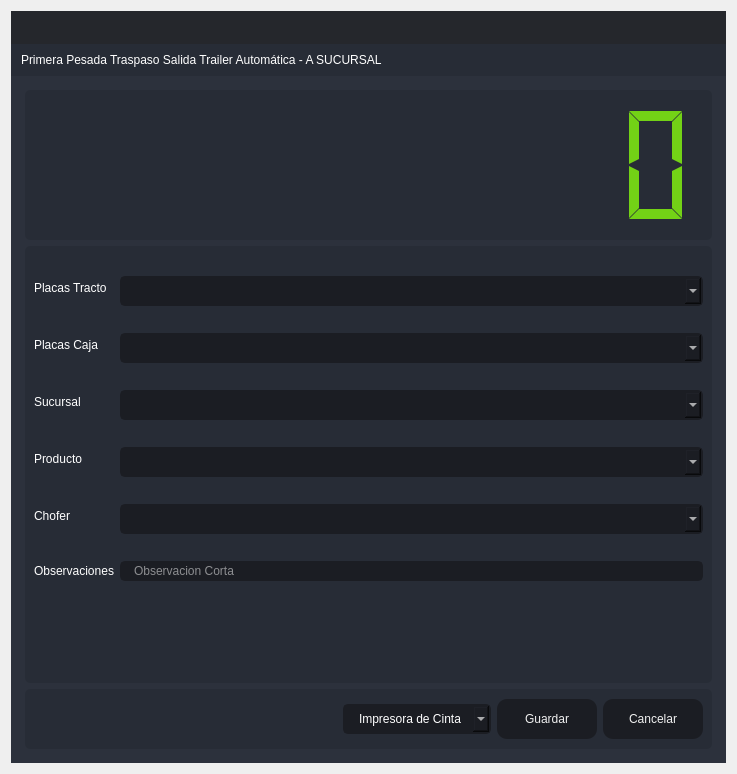
<?xml version="1.0" encoding="UTF-8"?>
<ui version="4.0">
 <class>ticket_sucursal</class>
 <widget class="QDialog" name="ticket_sucursal">
  <property name="windowModality">
   <enum>Qt::ApplicationModal</enum>
  </property>
  <property name="geometry">
   <rect>
    <x>0</x>
    <y>0</y>
    <width>737</width>
    <height>774</height>
   </rect>
  </property>
  <property name="minimumSize">
   <size>
    <width>737</width>
    <height>774</height>
   </size>
  </property>
  <property name="maximumSize">
   <size>
    <width>737</width>
    <height>774</height>
   </size>
  </property>
  <property name="windowTitle">
   <string>Primera Pesada Traspaso Trailer Automática</string>
  </property>
  <layout class="QVBoxLayout" name="verticalLayout_6">
   <item>
    <widget class="QFrame" name="frame_main">
     <property name="styleSheet">
      <string notr="true">/* LINE EDIT */
QLineEdit {
	background-color: rgb(27, 29, 35);
	border-radius: 5px;
	border: 2px solid rgb(27, 29, 35);
	padding-left: 10px;
}
QLineEdit:hover {
	border: 2px solid rgb(64, 71, 88);
}
QLineEdit:focus {
	border: 2px solid rgb(91, 101, 124);
}

/* SCROLL BARS */
QScrollBar:horizontal {
    border: none;
    background: rgb(52, 59, 72);
    height: 14px;
    margin: 0px 21px 0 21px;
	border-radius: 0px;
}
QScrollBar::handle:horizontal {
    background: rgb(85, 170, 255);
    min-width: 25px;
	border-radius: 7px
}
QScrollBar::add-line:horizontal {
    border: none;
    background: rgb(55, 63, 77);
    width: 20px;
	border-top-right-radius: 7px;
    border-bottom-right-radius: 7px;
    subcontrol-position: right;
    subcontrol-origin: margin;
}
QScrollBar::sub-line:horizontal {
    border: none;
    background: rgb(55, 63, 77);
    width: 20px;
	border-top-left-radius: 7px;
    border-bottom-left-radius: 7px;
    subcontrol-position: left;
    subcontrol-origin: margin;
}
QScrollBar::up-arrow:horizontal, QScrollBar::down-arrow:horizontal
{
     background: none;
}
QScrollBar::add-page:horizontal, QScrollBar::sub-page:horizontal
{
     background: none;
}
 QScrollBar:vertical {
	border: none;
    background: rgb(52, 59, 72);
    width: 14px;
    margin: 21px 0 21px 0;
	border-radius: 0px;
 }
 QScrollBar::handle:vertical {	
	background: rgb(85, 170, 255);
    min-height: 25px;
	border-radius: 7px
 }
 QScrollBar::add-line:vertical {
     border: none;
    background: rgb(55, 63, 77);
     height: 20px;
	border-bottom-left-radius: 7px;
    border-bottom-right-radius: 7px;
     subcontrol-position: bottom;
     subcontrol-origin: margin;
 }
 QScrollBar::sub-line:vertical {
	border: none;
    background: rgb(55, 63, 77);
     height: 20px;
	border-top-left-radius: 7px;
    border-top-right-radius: 7px;
     subcontrol-position: top;
     subcontrol-origin: margin;
 }
 QScrollBar::up-arrow:vertical, QScrollBar::down-arrow:vertical {
     background: none;
 }

 QScrollBar::add-page:vertical, QScrollBar::sub-page:vertical {
     background: none;
 }

/* CHECKBOX */
QCheckBox::indicator {
    border: 3px solid rgb(52, 59, 72);
	width: 15px;
	height: 15px;
	border-radius: 10px;
    background: rgb(44, 49, 60);
}
QCheckBox::indicator:hover {
    border: 3px solid rgb(58, 66, 81);
}
QCheckBox::indicator:checked {
    background: 3px solid rgb(52, 59, 72);
	border: 3px solid rgb(52, 59, 72);	
	background-image: url(:/16x16/icons/16x16/cil-check-alt.png);
}

/* RADIO BUTTON */
QRadioButton::indicator {
    border: 3px solid rgb(52, 59, 72);
	width: 15px;
	height: 15px;
	border-radius: 10px;
    background: rgb(44, 49, 60);
}
QRadioButton::indicator:hover {
    border: 3px solid rgb(58, 66, 81);
}
QRadioButton::indicator:checked {
    background: 3px solid rgb(94, 106, 130);
	border: 3px solid rgb(52, 59, 72);	
}

/* COMBOBOX */
QComboBox{
	background-color: rgb(27, 29, 35);
	border-radius: 5px;
	border: 2px solid rgb(27, 29, 35);
	padding: 5px;
	padding-left: 10px;
}
QComboBox:hover{
	border: 2px solid rgb(64, 71, 88);
}
QComboBox::drop-down {
	subcontrol-origin: padding;
	subcontrol-position: top right;
	width: 25px; 
	border-left-width: 3px;
	border-left-color: rgba(39, 44, 54, 150);
	border-left-style: solid;
	border-top-right-radius: 3px;
	border-bottom-right-radius: 3px;	
	background-image: url(:/16x16/icons/16x16/cil-arrow-bottom.png);
	background-position: center;
	background-repeat: no-reperat;
 }
QComboBox QAbstractItemView {
	color: rgb(85, 170, 255);	
	background-color: rgb(27, 29, 35);
	padding: 10px;
	selection-background-color: rgb(39, 44, 54);
}

/* SLIDERS */
QSlider::groove:horizontal {
    border-radius: 9px;
    height: 18px;
	margin: 0px;
	background-color: rgb(52, 59, 72);
}
QSlider::groove:horizontal:hover {
	background-color: rgb(55, 62, 76);
}
QSlider::handle:horizontal {
    background-color: rgb(85, 170, 255);
    border: none;
    height: 18px;
    width: 18px;
    margin: 0px;
	border-radius: 9px;
}
QSlider::handle:horizontal:hover {
    background-color: rgb(105, 180, 255);
}
QSlider::handle:horizontal:pressed {
    background-color: rgb(65, 130, 195);
}

QSlider::groove:vertical {
    border-radius: 9px;
    width: 18px;
    margin: 0px;
	background-color: rgb(52, 59, 72);
}
QSlider::groove:vertical:hover {
	background-color: rgb(55, 62, 76);
}
QSlider::handle:vertical {
    background-color: rgb(85, 170, 255);
	border: none;
    height: 18px;
    width: 18px;
    margin: 0px;
	border-radius: 9px;
}
QSlider::handle:vertical:hover {
    background-color: rgb(105, 180, 255);
}
QSlider::handle:vertical:pressed {
    background-color: rgb(65, 130, 195);
}

</string>
     </property>
     <property name="frameShape">
      <enum>QFrame::NoFrame</enum>
     </property>
     <property name="frameShadow">
      <enum>QFrame::Raised</enum>
     </property>
     <layout class="QVBoxLayout" name="verticalLayout">
      <property name="spacing">
       <number>0</number>
      </property>
      <property name="leftMargin">
       <number>0</number>
      </property>
      <property name="topMargin">
       <number>0</number>
      </property>
      <property name="rightMargin">
       <number>0</number>
      </property>
      <property name="bottomMargin">
       <number>0</number>
      </property>
      <item>
       <widget class="QFrame" name="frame_top">
        <property name="minimumSize">
         <size>
          <width>0</width>
          <height>65</height>
         </size>
        </property>
        <property name="maximumSize">
         <size>
          <width>16777215</width>
          <height>65</height>
         </size>
        </property>
        <property name="styleSheet">
         <string notr="true">background-color: transparent;</string>
        </property>
        <property name="frameShape">
         <enum>QFrame::NoFrame</enum>
        </property>
        <property name="frameShadow">
         <enum>QFrame::Raised</enum>
        </property>
        <layout class="QHBoxLayout" name="horizontalLayout_3">
         <property name="spacing">
          <number>0</number>
         </property>
         <property name="leftMargin">
          <number>0</number>
         </property>
         <property name="topMargin">
          <number>0</number>
         </property>
         <property name="rightMargin">
          <number>0</number>
         </property>
         <property name="bottomMargin">
          <number>0</number>
         </property>
         <item>
          <widget class="QFrame" name="frame_toggle">
           <property name="maximumSize">
            <size>
             <width>70</width>
             <height>16777215</height>
            </size>
           </property>
           <property name="styleSheet">
            <string notr="true">background-color: rgb(27, 29, 35);</string>
           </property>
           <property name="frameShape">
            <enum>QFrame::NoFrame</enum>
           </property>
           <property name="frameShadow">
            <enum>QFrame::Raised</enum>
           </property>
           <layout class="QVBoxLayout" name="verticalLayout_3">
            <property name="spacing">
             <number>0</number>
            </property>
            <property name="leftMargin">
             <number>0</number>
            </property>
            <property name="topMargin">
             <number>0</number>
            </property>
            <property name="rightMargin">
             <number>0</number>
            </property>
            <property name="bottomMargin">
             <number>0</number>
            </property>
           </layout>
          </widget>
         </item>
         <item>
          <widget class="QFrame" name="frame_top_right">
           <property name="styleSheet">
            <string notr="true">background: transparent;</string>
           </property>
           <property name="frameShape">
            <enum>QFrame::NoFrame</enum>
           </property>
           <property name="frameShadow">
            <enum>QFrame::Raised</enum>
           </property>
           <layout class="QVBoxLayout" name="verticalLayout_2">
            <property name="spacing">
             <number>0</number>
            </property>
            <property name="leftMargin">
             <number>0</number>
            </property>
            <property name="topMargin">
             <number>0</number>
            </property>
            <property name="rightMargin">
             <number>0</number>
            </property>
            <property name="bottomMargin">
             <number>0</number>
            </property>
            <item>
             <widget class="QFrame" name="frame_top_btns">
              <property name="maximumSize">
               <size>
                <width>16777215</width>
                <height>42</height>
               </size>
              </property>
              <property name="styleSheet">
               <string notr="true">background-color: rgba(27, 29, 35, 200)</string>
              </property>
              <property name="frameShape">
               <enum>QFrame::NoFrame</enum>
              </property>
              <property name="frameShadow">
               <enum>QFrame::Raised</enum>
              </property>
              <layout class="QHBoxLayout" name="horizontalLayout_4">
               <property name="spacing">
                <number>0</number>
               </property>
               <property name="leftMargin">
                <number>0</number>
               </property>
               <property name="topMargin">
                <number>0</number>
               </property>
               <property name="rightMargin">
                <number>0</number>
               </property>
               <property name="bottomMargin">
                <number>0</number>
               </property>
               <item>
                <widget class="QFrame" name="frame_label_top_btns">
                 <property name="sizePolicy">
                  <sizepolicy hsizetype="Expanding" vsizetype="Preferred">
                   <horstretch>0</horstretch>
                   <verstretch>0</verstretch>
                  </sizepolicy>
                 </property>
                 <property name="frameShape">
                  <enum>QFrame::NoFrame</enum>
                 </property>
                 <property name="frameShadow">
                  <enum>QFrame::Raised</enum>
                 </property>
                 <layout class="QHBoxLayout" name="horizontalLayout_10">
                  <property name="spacing">
                   <number>0</number>
                  </property>
                  <property name="leftMargin">
                   <number>5</number>
                  </property>
                  <property name="topMargin">
                   <number>0</number>
                  </property>
                  <property name="rightMargin">
                   <number>10</number>
                  </property>
                  <property name="bottomMargin">
                   <number>0</number>
                  </property>
                 </layout>
                </widget>
               </item>
               <item alignment="Qt::AlignRight">
                <widget class="QFrame" name="frame_btns_right">
                 <property name="sizePolicy">
                  <sizepolicy hsizetype="Expanding" vsizetype="Preferred">
                   <horstretch>0</horstretch>
                   <verstretch>0</verstretch>
                  </sizepolicy>
                 </property>
                 <property name="maximumSize">
                  <size>
                   <width>120</width>
                   <height>16777215</height>
                  </size>
                 </property>
                 <property name="frameShape">
                  <enum>QFrame::NoFrame</enum>
                 </property>
                 <property name="frameShadow">
                  <enum>QFrame::Raised</enum>
                 </property>
                 <layout class="QHBoxLayout" name="horizontalLayout_5">
                  <property name="spacing">
                   <number>0</number>
                  </property>
                  <property name="leftMargin">
                   <number>0</number>
                  </property>
                  <property name="topMargin">
                   <number>0</number>
                  </property>
                  <property name="rightMargin">
                   <number>0</number>
                  </property>
                  <property name="bottomMargin">
                   <number>0</number>
                  </property>
                 </layout>
                </widget>
               </item>
              </layout>
             </widget>
            </item>
            <item>
             <widget class="QFrame" name="frame_top_info">
              <property name="maximumSize">
               <size>
                <width>16777215</width>
                <height>65</height>
               </size>
              </property>
              <property name="styleSheet">
               <string notr="true">background-color: rgb(39, 44, 54);</string>
              </property>
              <property name="frameShape">
               <enum>QFrame::NoFrame</enum>
              </property>
              <property name="frameShadow">
               <enum>QFrame::Raised</enum>
              </property>
              <layout class="QHBoxLayout" name="horizontalLayout_8">
               <property name="spacing">
                <number>0</number>
               </property>
               <property name="leftMargin">
                <number>10</number>
               </property>
               <property name="topMargin">
                <number>0</number>
               </property>
               <property name="rightMargin">
                <number>10</number>
               </property>
               <property name="bottomMargin">
                <number>0</number>
               </property>
               <item>
                <widget class="QLabel" name="label">
                 <property name="styleSheet">
                  <string notr="true">font: 75 16pt &quot;MS Shell Dlg 2&quot;;
color: rgb(255, 255, 255);</string>
                 </property>
                 <property name="text">
                  <string>Primera Pesada Traspaso Salida Trailer Automática - A SUCURSAL</string>
                 </property>
                </widget>
               </item>
              </layout>
             </widget>
            </item>
           </layout>
          </widget>
         </item>
        </layout>
       </widget>
      </item>
      <item>
       <widget class="QFrame" name="frame_center">
        <property name="sizePolicy">
         <sizepolicy hsizetype="Expanding" vsizetype="Expanding">
          <horstretch>0</horstretch>
          <verstretch>0</verstretch>
         </sizepolicy>
        </property>
        <property name="styleSheet">
         <string notr="true">background-color: rgb(40, 44, 52);</string>
        </property>
        <property name="frameShape">
         <enum>QFrame::NoFrame</enum>
        </property>
        <property name="frameShadow">
         <enum>QFrame::Raised</enum>
        </property>
        <layout class="QHBoxLayout" name="horizontalLayout_2">
         <property name="spacing">
          <number>0</number>
         </property>
         <property name="leftMargin">
          <number>0</number>
         </property>
         <property name="topMargin">
          <number>0</number>
         </property>
         <property name="rightMargin">
          <number>0</number>
         </property>
         <property name="bottomMargin">
          <number>0</number>
         </property>
         <item>
          <widget class="QFrame" name="frame_content_right">
           <property name="styleSheet">
            <string notr="true">background-color: rgb(44, 49, 60);</string>
           </property>
           <property name="frameShape">
            <enum>QFrame::NoFrame</enum>
           </property>
           <property name="frameShadow">
            <enum>QFrame::Raised</enum>
           </property>
           <layout class="QVBoxLayout" name="verticalLayout_4">
            <property name="spacing">
             <number>0</number>
            </property>
            <property name="leftMargin">
             <number>0</number>
            </property>
            <property name="topMargin">
             <number>0</number>
            </property>
            <property name="rightMargin">
             <number>0</number>
            </property>
            <property name="bottomMargin">
             <number>0</number>
            </property>
            <item>
             <widget class="QFrame" name="frame_content">
              <property name="frameShape">
               <enum>QFrame::NoFrame</enum>
              </property>
              <property name="frameShadow">
               <enum>QFrame::Raised</enum>
              </property>
              <layout class="QVBoxLayout" name="verticalLayout_9">
               <property name="spacing">
                <number>0</number>
               </property>
               <property name="leftMargin">
                <number>5</number>
               </property>
               <property name="topMargin">
                <number>5</number>
               </property>
               <property name="rightMargin">
                <number>5</number>
               </property>
               <property name="bottomMargin">
                <number>5</number>
               </property>
               <item>
                <widget class="QStackedWidget" name="stackedWidget">
                 <property name="styleSheet">
                  <string notr="true">background: transparent;</string>
                 </property>
                 <property name="currentIndex">
                  <number>0</number>
                 </property>
                 <widget class="QWidget" name="page_home">
                  <layout class="QVBoxLayout" name="verticalLayout_10">
                   <item>
                    <widget class="QFrame" name="frame_3">
                     <property name="minimumSize">
                      <size>
                       <width>0</width>
                       <height>150</height>
                      </size>
                     </property>
                     <property name="maximumSize">
                      <size>
                       <width>16777215</width>
                       <height>150</height>
                      </size>
                     </property>
                     <property name="styleSheet">
                      <string notr="true">background-color: rgb(39, 44, 54);
border-radius: 5px;</string>
                     </property>
                     <property name="frameShape">
                      <enum>QFrame::StyledPanel</enum>
                     </property>
                     <property name="frameShadow">
                      <enum>QFrame::Raised</enum>
                     </property>
                     <layout class="QVBoxLayout" name="verticalLayout_11">
                      <item>
                       <layout class="QVBoxLayout" name="verticalLayout_8">
                        <item>
                         <widget class="QLCDNumber" name="lcdNumber_7">
                          <property name="styleSheet">
                           <string notr="true">color:rgb(115, 210, 22)</string>
                          </property>
                          <property name="digitCount">
                           <number>10</number>
                          </property>
                          <property name="segmentStyle">
                           <enum>QLCDNumber::Flat</enum>
                          </property>
                          <property name="value" stdset="0">
                           <double>0.000000000000000</double>
                          </property>
                         </widget>
                        </item>
                       </layout>
                      </item>
                     </layout>
                    </widget>
                   </item>
                   <item>
                    <widget class="QFrame" name="frame">
                     <property name="styleSheet">
                      <string notr="true">background-color: rgb(39, 44, 54);
border-radius: 5px;</string>
                     </property>
                     <property name="frameShape">
                      <enum>QFrame::StyledPanel</enum>
                     </property>
                     <property name="frameShadow">
                      <enum>QFrame::Raised</enum>
                     </property>
                     <layout class="QVBoxLayout" name="verticalLayout_5">
                      <item>
                       <layout class="QVBoxLayout" name="verticalLayout_12">
                        <item>
                         <layout class="QFormLayout" name="formLayout">
                          <item row="0" column="0">
                           <widget class="QLabel" name="label_2">
                            <property name="styleSheet">
                             <string notr="true">color: rgb(255, 255, 255);
font: 75 12pt &quot;MS Shell Dlg 2&quot;;</string>
                            </property>
                            <property name="text">
                             <string>Placas Tracto</string>
                            </property>
                           </widget>
                          </item>
                          <item row="0" column="1">
                           <widget class="QComboBox" name="comboBox_placas">
                            <property name="styleSheet">
                             <string notr="true">QComboBox{
	background-color: rgb(27, 29, 35);
	border-radius: 5px;
	border: 2px solid rgb(27, 29, 35);
	padding: 5px;
	padding-left: 14px;
	color: rgb(255, 255, 255);
    font: 75 12pt &quot;MS Shell Dlg 2&quot;;
}
QComboBox:hover{
	border: 2px solid rgb(64, 71, 88);
}
QComboBox QAbstractItemView {
	color: rgb(85, 170, 255);	
	background-color: rgb(27, 29, 35);
	padding: 10px;
	selection-background-color: rgb(39, 44, 54);
}</string>
                            </property>
                           </widget>
                          </item>
                          <item row="1" column="0">
                           <widget class="QLabel" name="label_9">
                            <property name="styleSheet">
                             <string notr="true">color: rgb(255, 255, 255);
font: 75 12pt &quot;MS Shell Dlg 2&quot;;</string>
                            </property>
                            <property name="text">
                             <string>Placas Caja</string>
                            </property>
                           </widget>
                          </item>
                          <item row="1" column="1">
                           <widget class="QComboBox" name="comboBox_PlacasCaja">
                            <property name="styleSheet">
                             <string notr="true">QComboBox{
	background-color: rgb(27, 29, 35);
	border-radius: 5px;
	border: 2px solid rgb(27, 29, 35);
	padding: 5px;
	padding-left: 14px;
	color: rgb(255, 255, 255);
    font: 75 12pt &quot;MS Shell Dlg 2&quot;;
}
QComboBox:hover{
	border: 2px solid rgb(64, 71, 88);
}
QComboBox QAbstractItemView {
	color: rgb(85, 170, 255);	
	background-color: rgb(27, 29, 35);
	padding: 10px;
	selection-background-color: rgb(39, 44, 54);
}</string>
                            </property>
                           </widget>
                          </item>
                          <item row="2" column="0">
                           <widget class="QLabel" name="label_3">
                            <property name="styleSheet">
                             <string notr="true">color: rgb(255, 255, 255);
font: 75 12pt &quot;MS Shell Dlg 2&quot;;</string>
                            </property>
                            <property name="text">
                             <string>Sucursal</string>
                            </property>
                           </widget>
                          </item>
                          <item row="2" column="1">
                           <widget class="QComboBox" name="comboBox_sucursal">
                            <property name="styleSheet">
                             <string notr="true">QComboBox{
	background-color: rgb(27, 29, 35);
	border-radius: 5px;
	border: 2px solid rgb(27, 29, 35);
	padding: 5px;
	padding-left: 14px;
	color: rgb(255, 255, 255);
    font: 75 12pt &quot;MS Shell Dlg 2&quot;;
}
QComboBox:hover{
	border: 2px solid rgb(64, 71, 88);
}
QComboBox QAbstractItemView {
	color: rgb(85, 170, 255);	
	background-color: rgb(27, 29, 35);
	padding: 10px;
	selection-background-color: rgb(39, 44, 54);
}</string>
                            </property>
                           </widget>
                          </item>
                          <item row="3" column="0">
                           <widget class="QLabel" name="label_5">
                            <property name="styleSheet">
                             <string notr="true">color: rgb(255, 255, 255);
font: 75 12pt &quot;MS Shell Dlg 2&quot;;</string>
                            </property>
                            <property name="text">
                             <string>Producto</string>
                            </property>
                           </widget>
                          </item>
                          <item row="3" column="1">
                           <widget class="QComboBox" name="comboBox_productos">
                            <property name="styleSheet">
                             <string notr="true">QComboBox{
	background-color: rgb(27, 29, 35);
	border-radius: 5px;
	border: 2px solid rgb(27, 29, 35);
	padding: 5px;
	padding-left: 14px;
	color: rgb(255, 255, 255);
    font: 75 12pt &quot;MS Shell Dlg 2&quot;;
}
QComboBox:hover{
	border: 2px solid rgb(64, 71, 88);
}
QComboBox QAbstractItemView {
	color: rgb(85, 170, 255);	
	background-color: rgb(27, 29, 35);
	padding: 10px;
	selection-background-color: rgb(39, 44, 54);
}</string>
                            </property>
                           </widget>
                          </item>
                          <item row="4" column="0">
                           <widget class="QLabel" name="label_6">
                            <property name="styleSheet">
                             <string notr="true">color: rgb(255, 255, 255);
font: 75 12pt &quot;MS Shell Dlg 2&quot;;</string>
                            </property>
                            <property name="text">
                             <string>Chofer</string>
                            </property>
                           </widget>
                          </item>
                          <item row="4" column="1">
                           <widget class="QComboBox" name="comboBox_operador">
                            <property name="styleSheet">
                             <string notr="true">QComboBox{
	background-color: rgb(27, 29, 35);
	border-radius: 5px;
	border: 2px solid rgb(27, 29, 35);
	padding: 5px;
	padding-left: 14px;
	color: rgb(255, 255, 255);
    font: 75 12pt &quot;MS Shell Dlg 2&quot;;
}
QComboBox:hover{
	border: 2px solid rgb(64, 71, 88);
}
QComboBox QAbstractItemView {
	color: rgb(85, 170, 255);	
	background-color: rgb(27, 29, 35);
	padding: 10px;
	selection-background-color: rgb(39, 44, 54);
}</string>
                            </property>
                           </widget>
                          </item>
                          <item row="5" column="0">
                           <widget class="QLabel" name="label_7">
                            <property name="styleSheet">
                             <string notr="true">color: rgb(255, 255, 255);
font: 75 12pt &quot;MS Shell Dlg 2&quot;;</string>
                            </property>
                            <property name="text">
                             <string>Observaciones</string>
                            </property>
                           </widget>
                          </item>
                          <item row="5" column="1">
                           <widget class="QLineEdit" name="observaciones">
                            <property name="styleSheet">
                             <string notr="true">QLineEdit {
	background-color: rgb(27, 29, 35);
	border-radius: 5px;
	border: 2px solid rgb(27, 29, 35);
	padding-left: 10px;
	font: 75 12pt &quot;MS Shell Dlg 2&quot;;
	color: rgb(255, 255, 255);
}
QLineEdit:hover {
	border: 2px solid rgb(64, 71, 88);
}
QLineEdit:focus {
	border: 2px solid rgb(91, 101, 124);
}</string>
                            </property>
                            <property name="maxLength">
                             <number>125</number>
                            </property>
                            <property name="placeholderText">
                             <string>Observacion Corta</string>
                            </property>
                           </widget>
                          </item>
                          <item row="6" column="0">
                           <widget class="Line" name="line">
                            <property name="orientation">
                             <enum>Qt::Horizontal</enum>
                            </property>
                           </widget>
                          </item>
                          <item row="6" column="1">
                           <spacer name="verticalSpacer">
                            <property name="orientation">
                             <enum>Qt::Vertical</enum>
                            </property>
                            <property name="sizeHint" stdset="0">
                             <size>
                              <width>20</width>
                              <height>40</height>
                             </size>
                            </property>
                           </spacer>
                          </item>
                         </layout>
                        </item>
                       </layout>
                      </item>
                     </layout>
                    </widget>
                   </item>
                   <item>
                    <widget class="QFrame" name="frame_2">
                     <property name="minimumSize">
                      <size>
                       <width>0</width>
                       <height>60</height>
                      </size>
                     </property>
                     <property name="maximumSize">
                      <size>
                       <width>16777215</width>
                       <height>60</height>
                      </size>
                     </property>
                     <property name="styleSheet">
                      <string notr="true">background-color: rgb(39, 44, 54);
border-radius: 5px;</string>
                     </property>
                     <property name="frameShape">
                      <enum>QFrame::StyledPanel</enum>
                     </property>
                     <property name="frameShadow">
                      <enum>QFrame::Raised</enum>
                     </property>
                     <layout class="QHBoxLayout" name="horizontalLayout_9">
                      <item>
                       <layout class="QGridLayout" name="gridLayout">
                        <item row="0" column="2">
                         <widget class="QPushButton" name="btn_guardar">
                          <property name="minimumSize">
                           <size>
                            <width>100</width>
                            <height>40</height>
                           </size>
                          </property>
                          <property name="styleSheet">
                           <string notr="true">QPushButton {
	border-color: rgb(27, 29, 35);
	font: 75 10pt &quot;MS Shell Dlg 2&quot;;
	color: rgb(240, 240, 240);
	background-color: rgb(27, 29, 35);
	border: 0px solid;
	border-radius: 10px;	
}
QPushButton:hover {
	background-color:rgb(44, 49, 60);
	border-color: rgb(27, 29, 35);
	border: 2px solid;
}</string>
                          </property>
                          <property name="text">
                           <string>Guardar</string>
                          </property>
                         </widget>
                        </item>
                        <item row="0" column="3">
                         <widget class="QPushButton" name="btnr">
                          <property name="minimumSize">
                           <size>
                            <width>100</width>
                            <height>40</height>
                           </size>
                          </property>
                          <property name="styleSheet">
                           <string notr="true">QPushButton {
	border-color: rgb(27, 29, 35);
	font: 75 10pt &quot;MS Shell Dlg 2&quot;;
	color: rgb(240, 240, 240);
	background-color: rgb(27, 29, 35);
	border: 0px solid;
	border-radius: 10px;	
}
QPushButton:hover {
	background-color:rgb(44, 49, 60);
	border-color: rgb(27, 29, 35);
	border: 2px solid;
}</string>
                          </property>
                          <property name="text">
                           <string>Cancelar</string>
                          </property>
                         </widget>
                        </item>
                        <item row="0" column="0">
                         <spacer name="horizontalSpacer">
                          <property name="orientation">
                           <enum>Qt::Horizontal</enum>
                          </property>
                          <property name="sizeHint" stdset="0">
                           <size>
                            <width>40</width>
                            <height>20</height>
                           </size>
                          </property>
                         </spacer>
                        </item>
                        <item row="0" column="1">
                         <widget class="QComboBox" name="comboBox_impresora">
                          <property name="styleSheet">
                           <string notr="true">QComboBox{
	background-color: rgb(27, 29, 35);
	border-radius: 5px;
	border: 2px solid rgb(27, 29, 35);
	padding: 5px;
	padding-left: 14px;
	color: rgb(255, 255, 255);
    font: 75 12pt &quot;MS Shell Dlg 2&quot;;
}
QComboBox:hover{
	border: 2px solid rgb(64, 71, 88);
}
QComboBox QAbstractItemView {
	color: rgb(85, 170, 255);	
	background-color: rgb(27, 29, 35);
	padding: 10px;
	selection-background-color: rgb(39, 44, 54);
}</string>
                          </property>
                          <item>
                           <property name="text">
                            <string>Impresora de Cinta</string>
                           </property>
                          </item>
                          <item>
                           <property name="text">
                            <string>Impresora Windows</string>
                           </property>
                          </item>
                         </widget>
                        </item>
                       </layout>
                      </item>
                     </layout>
                    </widget>
                   </item>
                  </layout>
                 </widget>
                </widget>
               </item>
              </layout>
             </widget>
            </item>
           </layout>
          </widget>
         </item>
        </layout>
       </widget>
      </item>
     </layout>
    </widget>
   </item>
  </layout>
 </widget>
 <tabstops>
  <tabstop>comboBox_placas</tabstop>
  <tabstop>comboBox_PlacasCaja</tabstop>
  <tabstop>comboBox_sucursal</tabstop>
  <tabstop>comboBox_productos</tabstop>
  <tabstop>comboBox_operador</tabstop>
  <tabstop>observaciones</tabstop>
  <tabstop>btn_guardar</tabstop>
  <tabstop>btnr</tabstop>
 </tabstops>
 <resources/>
 <connections/>
</ui>
